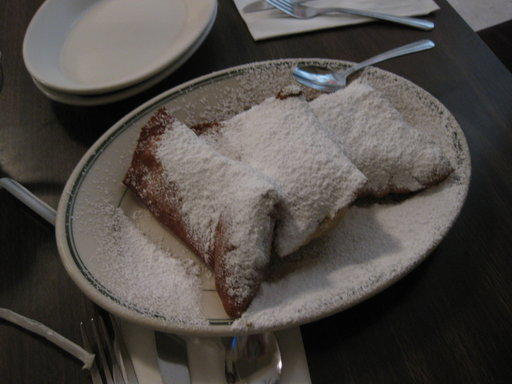
#> input picture cristiano_stupp/image_redim/images/beignets/11464.jpg, 512 x 384 px; its folder holds 2 pictures in this run
$ python image_resizer.py --imagedirectory ../../cristiano_stupp/image_redim/images   (older library calls are emulated)
#> lines starting #> are read from the running program, lines starting #| are printed output that depends on the picture
import argparse
import os
from PIL import Image

ap = argparse.ArgumentParser()
ap.add_argument("-d", "--imagedirectory", required = True, help = "Directory where image categories are")
args = vars(ap.parse_args())

image_directory = args["imagedirectory"]
image_directory_redim = image_directory + "_redim"

category_directories = os.listdir(image_directory)

for category in category_directories:
	category_path = image_directory + "/" + category
	image_files = os.listdir(category_path)
	for image_filename in image_files:
                image_filepath = image_directory + "/" + category + "/" + image_filename
                img = Image.open(image_filepath)
#> img is the input picture: PIL image 512x384 RGB; mean R, G, B 79.1, 74.4, 70.4
                img = img.resize((64, 64), Image.ANTIALIAS)
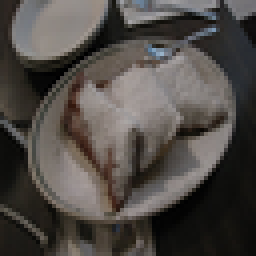
#> img: PIL image 64x64 RGB (shown 4 times larger); mean R, G, B 79.1, 74.4, 70.4
                image_redim_filepath = image_directory_redim + "/" + category + "/" + image_filename

                if not os.path.exists(os.path.dirname(image_redim_filepath)):
                        try:
                                os.makedirs(os.path.dirname(image_redim_filepath))
                        except OSError as exc:
                                if exc.errno != errno.EEXIST:
                                        raise
                print("Saving redim image ... " + image_redim_filepath)
                img.save(image_redim_filepath)

$ run again, on cristiano_stupp/image_redim/images/beignets/14824.jpg
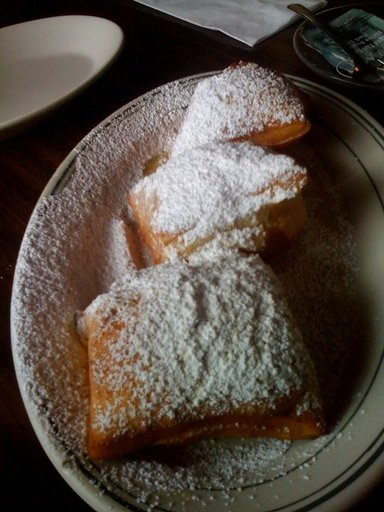
#> input picture cristiano_stupp/image_redim/images/beignets/14824.jpg, 384 x 512 px
#> img is the input picture: PIL image 384x512 RGB; mean R, G, B 85.1, 74.8, 66.5
#> `img = img.resize((64, 64), Image.ANTIALIAS)`:
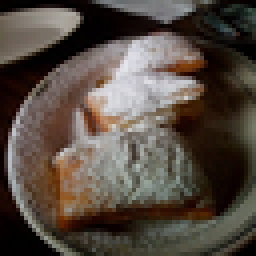
#> img: PIL image 64x64 RGB (shown 4 times larger); mean R, G, B 85.2, 74.9, 66.6

$ run again, on cristiano_stupp/image_redim/images/beignets/18389.jpg
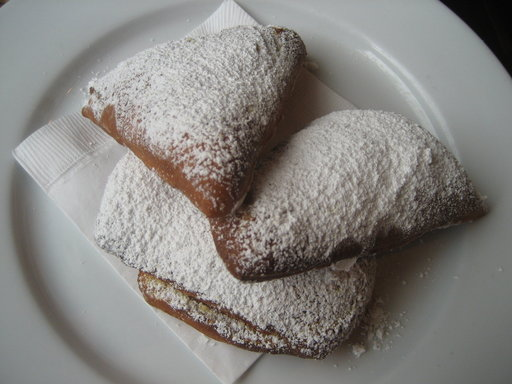
#> input picture cristiano_stupp/image_redim/images/beignets/18389.jpg, 512 x 384 px
#> img is the input picture: PIL image 512x384 RGB; mean R, G, B 134.3, 131.9, 128.6
#> `img = img.resize((64, 64), Image.ANTIALIAS)`:
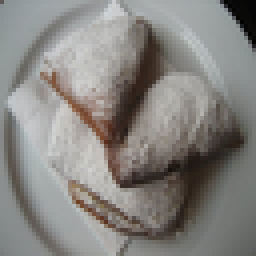
#> img: PIL image 64x64 RGB (shown 4 times larger); mean R, G, B 134.3, 131.9, 128.6

$ run again, on cristiano_stupp/image_redim/images/beignets/20869.jpg
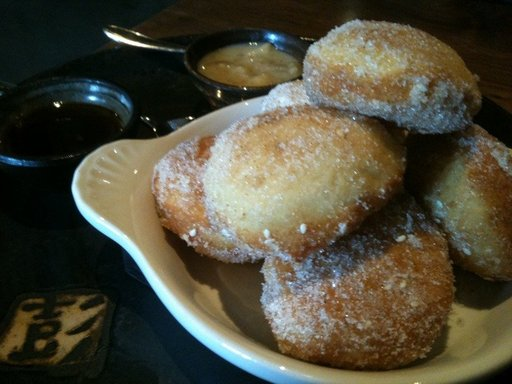
#> input picture cristiano_stupp/image_redim/images/beignets/20869.jpg, 512 x 384 px
#> img is the input picture: PIL image 512x384 RGB; mean R, G, B 78.2, 74.6, 58.2
#> `img = img.resize((64, 64), Image.ANTIALIAS)`:
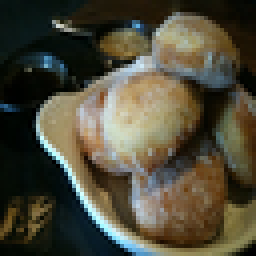
#> img: PIL image 64x64 RGB (shown 4 times larger); mean R, G, B 78.3, 74.6, 58.2

$ run again, on cristiano_stupp/image_redim/images/beignets/13671.jpg
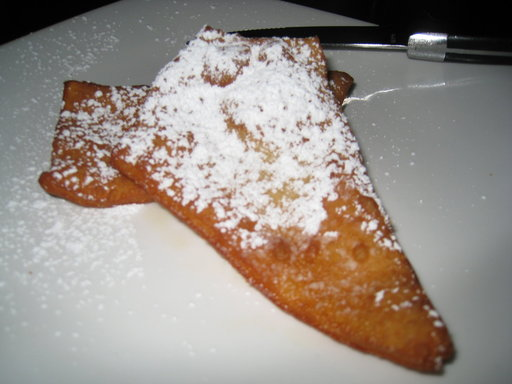
#> input picture cristiano_stupp/image_redim/images/beignets/13671.jpg, 512 x 384 px
#> img is the input picture: PIL image 512x384 RGB; mean R, G, B 153.3, 143.8, 136.4
#> `img = img.resize((64, 64), Image.ANTIALIAS)`:
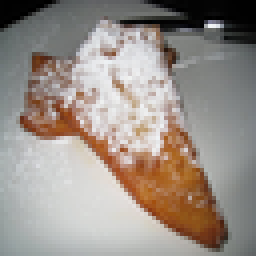
#> img: PIL image 64x64 RGB (shown 4 times larger); mean R, G, B 153.3, 143.8, 136.4
